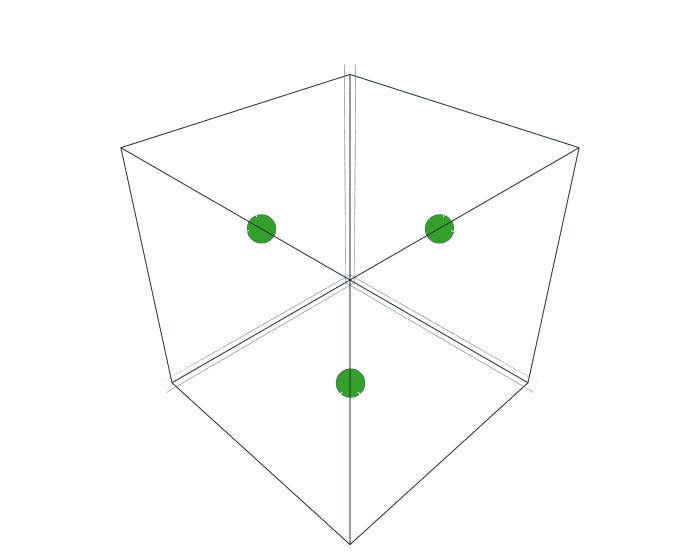

The notebook cell saved with this chart:
### Markdown cell above
We can visualise the structure

### Code cell
struct_Al.show.all()

### Figure 1 — Plotly figure (JSON) as saved in the notebook; plotly's stock layout.template omitted (floating-point values rounded to 4 significant figures)
{"data": [{"line": {"color": "#263238", "width": 2}, "mode": "lines", "name": "lines", "showlegend": false, "type": "scatter3d", "x": [0, 4.05, 4.05, 0, 0], "y": [0, 0, 4.05, 4.05, 0], "z": [0, 0, 0, 0, 0]}, {"line": {"color": "#263238", "width": 2}, "mode": "lines", "name": "lines", "showlegend": false, "type": "scatter3d", "x": [0, 4.05, 4.05, 0, 0], "y": [0, 0, 4.05, 4.05, 0], "z": [4.05, 4.05, 4.05, 4.05, 4.05]}, {"line": {"color": "#263238", "width": 2}, "mode": "lines", "name": "lines", "showlegend": false, "type": "scatter3d", "x": [0, 4.05, 4.05, 0, 0], "y": [0, 0, 0, 0, 0], "z": [0, 0, 4.05, 4.05, 0]}, {"line": {"color": "#263238", "width": 2}, "mode": "lines", "name": "lines", "showlegend": false, "type": "scatter3d", "x": [0, 4.05, 4.05, 0, 0], "y": [4.05, 4.05, 4.05, 4.05, 4.05], "z": [0, 0, 4.05, 4.05, 0]}, {"line": {"color": "#263238", "width": 2}, "mode": "lines", "name": "lines", "showlegend": false, "type": "scatter3d", "x": [0, 0, 0, 0, 0], "y": [0, 4.05, 4.05, 0, 0], "z": [0, 0, 4.05, 4.05, 0]}, {"line": {"color": "#263238", "width": 2}, "mode": "lines", "name": "lines", "showlegend": false, "type": "scatter3d", "x": [4.05, 4.05, 4.05, 4.05, 4.05], "y": [0, 4.05, 4.05, 0, 0], "z": [0, 0, 4.05, 4.05, 0]}, {"marker": {"color": "#33a02c", "line": {"color": "#455A64", "width": 0.5}, "opacity": 1, "size": 10, "sizemode": "diameter", "sizeref": 750}, "mode": "markers", "opacity": 1, "type": "scatter3d", "x": [2.025, 0, 2.025], "y": [0, 2.025, 2.025], "z": [2.025, 2.025, 0]}], "layout": {"margin": {"b": 10, "l": 10, "r": 10, "t": 10}, "scene": {"aspectmode": "data", "xaxis": {"showbackground": false, "showticklabels": false, "title": {"text": ""}, "zerolinecolor": "#455A64"}, "yaxis": {"showbackground": false, "showticklabels": false, "title": {"text": ""}, "zerolinecolor": "#455A64"}, "zaxis": {"showbackground": false, "showticklabels": false, "title": {"text": ""}, "zerolinecolor": "#455A64"}}, "showlegend": false, "width": 700}}
